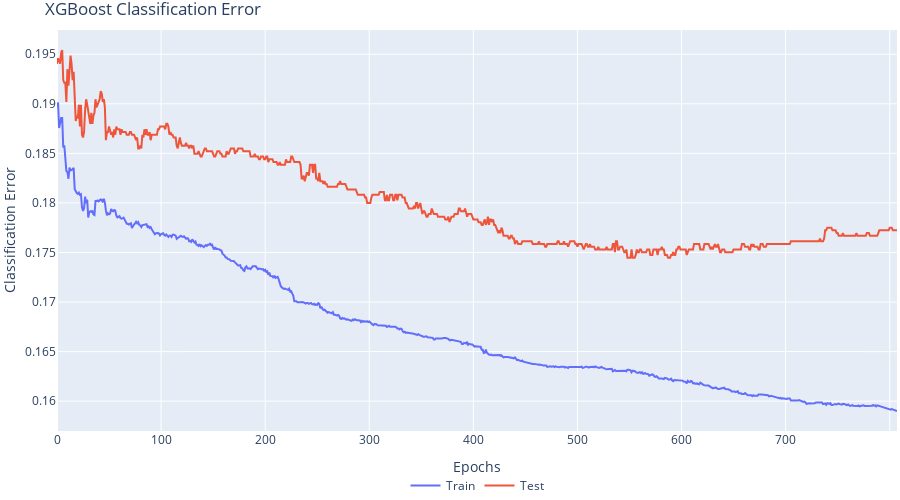

Write notebook code for a chart like this one.
### Code cell
fig = go.Figure()
fig.add_trace(go.Scatter(x=x_axis, y=results["validation_0"]["error"],  name='Train'))
fig.add_trace(go.Scatter(x=x_axis, y=results["validation_1"]["error"], name='Test'))
fig.update_layout(legend_orientation="h",
                  legend=dict(x=.5, xanchor="center"),
                  title="XGBoost Classification Error",
                  xaxis_title="Epochs",
                  yaxis_title="Classification Error",
                  margin=dict(l=0, r=0, t=30, b=0),
                 width=900,
                height=500,)
fig.show()

### Figure 1 — Plotly figure (JSON) as saved in the notebook; plotly's stock layout.template omitted (floating-point values rounded to 4 significant figures; data arrays with more than 128 entries replaced by an {"elided": "..."} marker saying what was removed)
{"data": [{"name": "Train", "type": "scatter", "x": {"elided": "808 int values"}, "y": {"elided": "808 float values"}}, {"name": "Test", "type": "scatter", "x": {"elided": "808 int values"}, "y": {"elided": "808 float values"}}], "layout": {"height": 500, "legend": {"orientation": "h", "x": 0.5, "xanchor": "center", "y": -0.1}, "margin": {"b": 0, "l": 0, "r": 0, "t": 30}, "title": {"text": "XGBoost Classification Error"}, "width": 900, "xaxis": {"autorange": true, "range": [0, 807], "title": {"text": "Epochs"}, "type": "linear"}, "yaxis": {"autorange": true, "range": [0.157, 0.1974], "title": {"text": "Classification Error"}, "type": "linear"}}}
